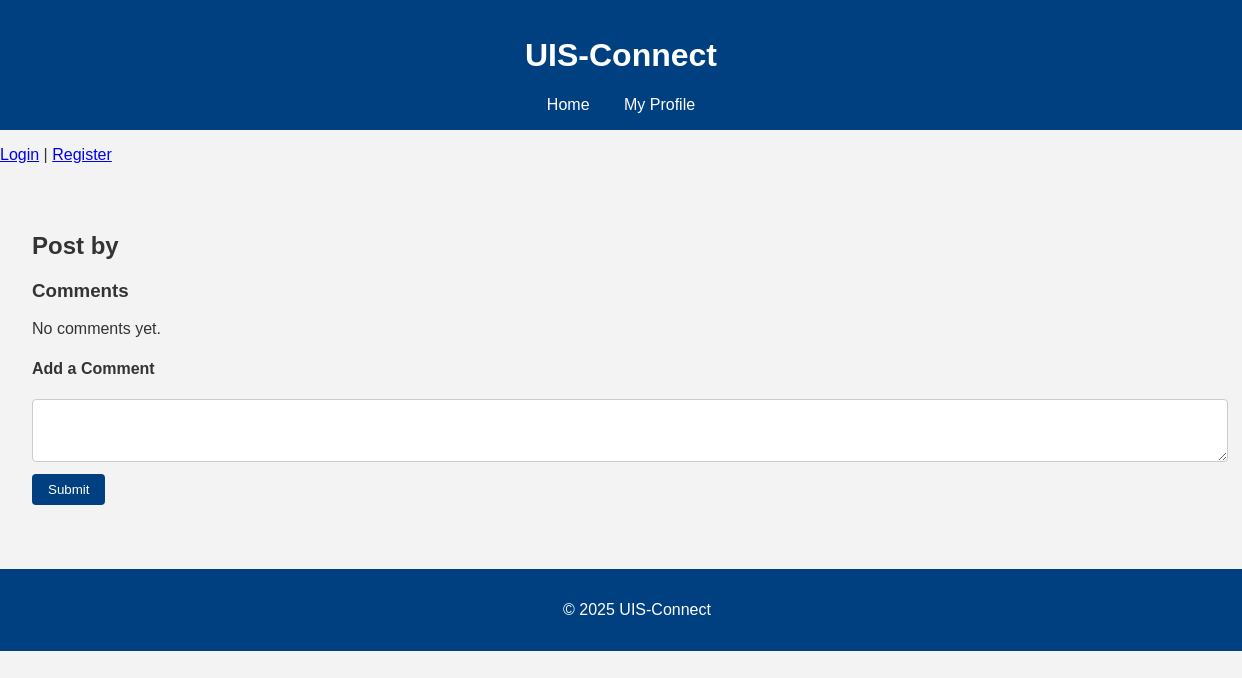
Page /post/10 on the earlier database version.
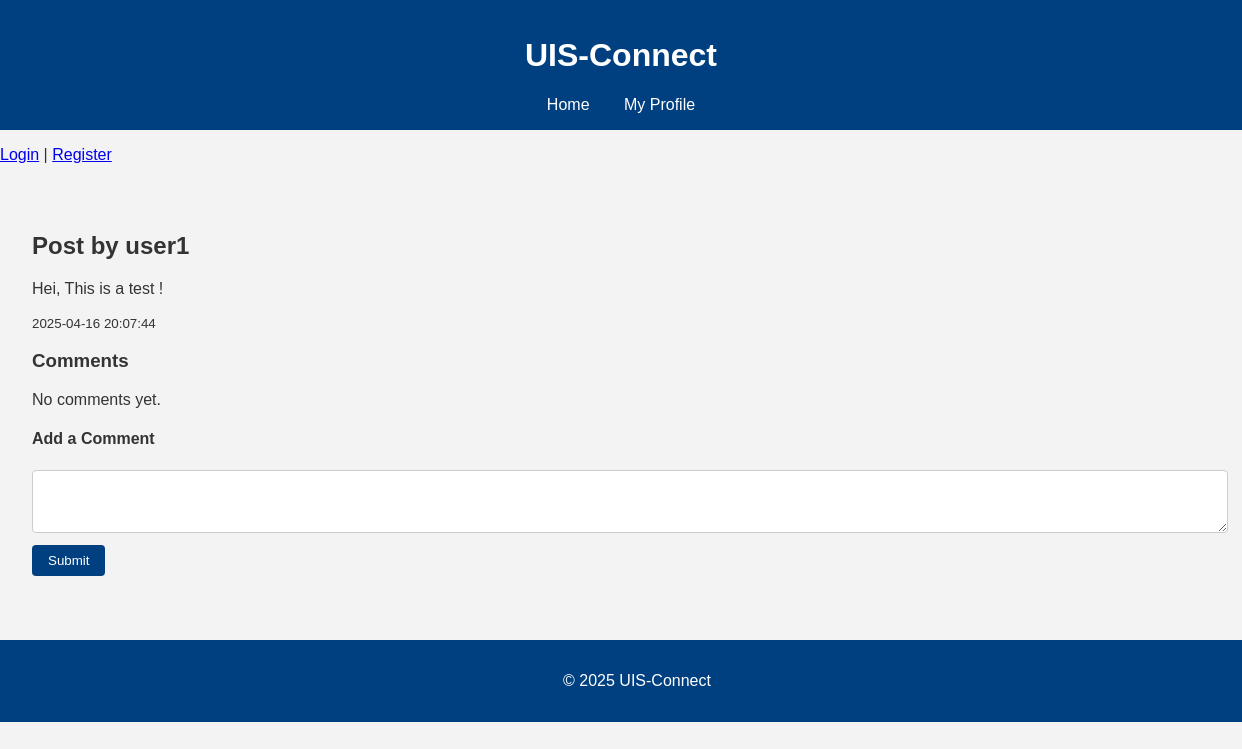
Same page on the later database version.
### tables this page shows
CREATE TABLE users (
    id INTEGER PRIMARY KEY AUTOINCREMENT,
    username TEXT NOT NULL,
    major TEXT,
    interests TEXT
);

CREATE TABLE posts (
    id INTEGER PRIMARY KEY AUTOINCREMENT,
    user_id INTEGER,
    content TEXT,
    timestamp TEXT,
    FOREIGN KEY(user_id) REFERENCES users(id)
);

### app.py (the view, shortened to what this page needs)
@app.route('/post/<int:post_id>', methods=['GET', 'POST'])
def post(post_id):
    post, comments = get_post_with_comments(post_id)
    return render_template('post.html', post=post, comments=comments)

### db_utils.py (called while the page is built)
def get_db_connection():
    conn = sqlite3.connect(DATABASE)
    conn.row_factory = sqlite3.Row
    return conn

def get_post_with_comments(post_id):
    conn = get_db_connection()
    post = conn.execute("""
        SELECT posts.id, posts.content, posts.timestamp, users.username
        FROM posts
        JOIN users ON posts.user_id = users.id
        WHERE posts.id = ?
    """, (post_id,)).fetchone()
    comments = conn.execute("""
        SELECT comments.content, comments.timestamp, users.username
        FROM comments
        JOIN users ON comments.user_id = users.id
        WHERE comments.post_id = ?
        ORDER BY comments.timestamp ASC
    """, (post_id,)).fetchall()
    conn.close()
    return post, comments

### templates/post.html
{% extends "base.html" %}
{% block content %}
    <h2>Post by {{ post.username }}</h2>
    <p>{{ post.content }}</p>
    <p><small>{{ post.timestamp }}</small></p>
    <h3>Comments</h3>
    {% for comment in comments %}
        <div class="comment">
            <p><strong>{{ comment.username }}:</strong> {{ comment.content }}</p>
            <p><small>{{ comment.timestamp }}</small></p>
        </div>
    {% else %}
        <p>No comments yet.</p>
    {% endfor %}
    <h4>Add a Comment</h4>
    <form method="post">
        <textarea name="content" rows="3" required></textarea><br>
        <button type="submit">Submit</button>
    </form>
{% endblock %}

### templates/base.html (shortened to what this page needs)
<!DOCTYPE html>
<html lang="en">
<head>
    <link rel="stylesheet" href="{{ url_for('static', filename='style.css') }}">
</head>
<body>
    <header>
        <h1>UIS-Connect</h1>
        <nav>
            <a href="{{ url_for('index') }}">Home</a>
            <a href="{{ url_for('profile') }}">My Profile</a>
        </nav>
    </header>
    {% if session.get('username') %}
        <p>Logged in as {{ session.username }} | <a href="{{ url_for('logout') }}">Logout</a></p>
    {% else %}
        <p><a href="{{ url_for('login') }}">Login</a> | <a href="{{ url_for('register') }}">Register</a></p>
    {% endif %}
    <main>
        {% block content %}{% endblock %}
    </main>
    <footer>
        <p>&copy; 2025 UIS-Connect</p>
    </footer>
</body>
</html>

### static/style.css (style rules this page uses)
body { font-family: Arial, sans-serif; margin: 0; padding: 0; background-color: #f3f3f3; color: #333; }
header { background-color: #004080; color: white; padding: 1rem; text-align: center; }
nav a { color: white; margin: 0 15px; text-decoration: none; }
main { padding: 2rem; }
form { margin-top: 1rem; }
textarea { width: 100%; padding: 0.5rem; border-radius: 4px; border: 1px solid #ccc; resize: vertical; }
button { margin-top: 0.5rem; background-color: #004080; color: white; border: none; padding: 0.5rem 1rem; border-radius: 4px; cursor: pointer; }
footer { background-color: #004080; color: white; text-align: center; padding: 1rem; margin-top: 2rem; position: relative; bottom: 0; width: 100%; }

Differences in the rows shown:
added users: username "user1"
added posts: content "Hei, This is a test !", timestamp "2025-04-16 20:07:44"
